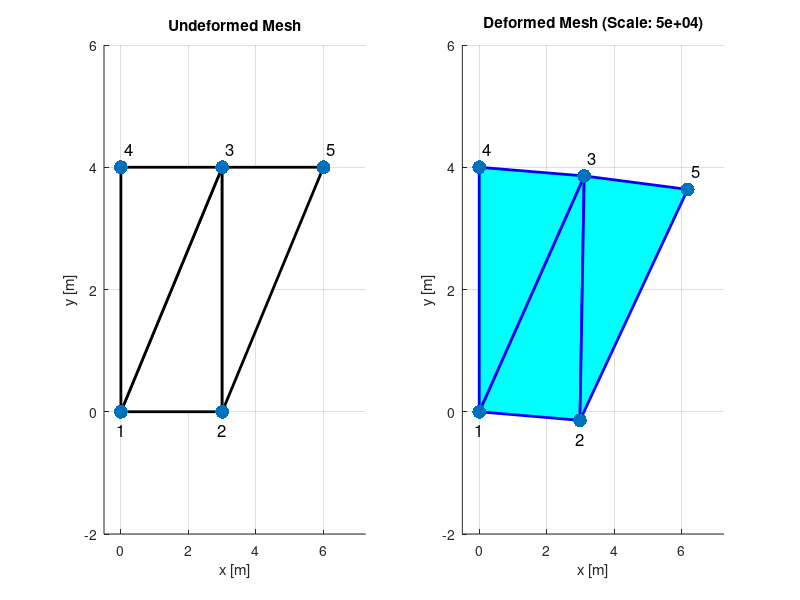

This chart was generated by the following MATLAB code:
%% Problem 2: 2D Elasticity with 3 Triangular Elements
clear; clc; close all;

%% Material Properties and Parameters
E = 200e9;              % Young's modulus [Pa]
nu = 0.25;              % Poisson's ratio
t = 0.015;              % Thickness [m]
p0 = 2000;              % Applied pressure [N/m]

% Domain dimensions
a = 3;                  % Width [m]
b = 4;                  % Height [m]

%% Node Coordinates (5 nodes)
nodes = [0,   0;        % Node 1
         a,   0;        % Node 2  
         a,   b;        % Node 3
         0,   b;        % Node 4
         2*a, b];       % Node 5 at (2a,b) = (6,4)

%% Element Connectivity (3 elements)
elements = [1, 2, 3;    % Element 1: nodes 1-2-3 (same as Problem 1)
            3, 4, 1;    % Element 2: nodes 3-4-1 (same as Problem 1)  
            2, 5, 3];   % Element 3: nodes 2-5-3 (new element)

%% Constitutive Matrix for Plane Stress
C = (E/(1-nu^2)) * [1,  nu, 0;
                    nu, 1,  0;
                    0,  0,  (1-nu)/2];

%% Master Element B-hat Matrix  
B_hat = [-1,  1,  0;
         -1,  0,  1];

%% Strain-Displacement Matrix in Master Element
D_phi_hat = [-1,  1,  0,  0,  0,  0;
              0,  0,  0, -1,  0,  1;
             -1,  0,  1, -1,  1,  0];

%% Initialize Global Stiffness Matrix and Force Vector
num_nodes = size(nodes, 1);
num_dofs = 2 * num_nodes;
K_global = zeros(num_dofs);
F_global = zeros(num_dofs, 1);

%% Assemble Element Stiffness Matrices
for e = 1:size(elements, 1)
    % Get element nodes
    elem_nodes = elements(e, :);
    
    % Element node coordinates
    x_elem = nodes(elem_nodes, 1);
    y_elem = nodes(elem_nodes, 2);
    X_elem = [x_elem, y_elem];
    
    % Calculate Jacobian matrix
    J = B_hat * X_elem;
    det_J = det(J);
    
    fprintf('Element %d: det(J) = %.2f\n', e, det_J);
    
    if det_J <= 0
        error('Negative or zero Jacobian determinant in element %d', e);
    end
    
    % Inverse Jacobian
    J_inv = inv(J);
    
    % Transform master element matrix to physical element
    % B_physical = J_inv * B_hat
    B_phys = J_inv * B_hat;
    
    % Form physical strain-displacement matrix
    D_phi_phys = zeros(3, 6);
    D_phi_phys(1, 1:3) = B_phys(1, :);  % du/dx
    D_phi_phys(2, 4:6) = B_phys(2, :);  % dv/dy
    D_phi_phys(3, 1:3) = B_phys(2, :);  % du/dy
    D_phi_phys(3, 4:6) = B_phys(1, :);  % dv/dx
    
    % Element stiffness matrix (using Gaussian quadrature weight 0.5 for triangle)
    K_elem = t * D_phi_phys' * C * D_phi_phys * det_J * 0.5;
    
    % Assembly into global matrix
    % Use same DOF ordering as q1: {u1,u2,u3,u4,u5,v1,v2,v3,v4,v5}
    % For element with nodes [n1,n2,n3], element DOFs are [u_n1,u_n2,u_n3,v_n1,v_n2,v_n3]
    elem_dofs = zeros(1, 6);
    for i = 1:3
        node = elem_nodes(i);
        elem_dofs(i) = node;                % u DOF (positions 1-5)
        elem_dofs(i+3) = node + num_nodes;  % v DOF (positions 6-10)
    end
    
    % Add element contribution to global matrix
    for i = 1:6
        for j = 1:6
            K_global(elem_dofs(i), elem_dofs(j)) = ...
                K_global(elem_dofs(i), elem_dofs(j)) + K_elem(i, j);
        end
    end
end

%% Apply Triangular Load on Edge 2-5
% Calculate edge 2-5 properties
edge_vec = nodes(5,:) - nodes(2,:);  % Edge vector (3, 4)
edge_length = norm(edge_vec);         % Length = 5m
edge_normal = [edge_vec(2), -edge_vec(1)] / edge_length;  % Outward normal vector (4/5, -3/5)

% Triangular load: 0 at node 2, p0 at node 5
% Equivalent nodal forces for triangular distribution
F_node2_mag = (1/6) * p0 * edge_length;  % 1667 N
F_node5_mag = (1/3) * p0 * edge_length;  % 3333 N

% Apply forces in outward normal direction (southeast)
% DOF ordering: {u1,u2,u3,u4,u5,v1,v2,v3,v4,v5}
F_global(2) = F_node2_mag * edge_normal(1);      % F_x at node 2: +1333 N
F_global(2+num_nodes) = F_node2_mag * edge_normal(2);  % F_y at node 2: -1000 N
F_global(5) = F_node5_mag * edge_normal(1);      % F_x at node 5: +2667 N  
F_global(5+num_nodes) = F_node5_mag * edge_normal(2);  % F_y at node 5: -2000 N

fprintf('Applied triangular load on edge 2-5:\n');
fprintf('Node 2: Fx = %.0f N, Fy = %.0f N\n', F_global(2), F_global(2+num_nodes));
fprintf('Node 5: Fx = %.0f N, Fy = %.0f N\n', F_global(5), F_global(5+num_nodes));

%% Display Global Matrices
fprintf('\n=== GLOBAL STIFFNESS MATRIX ===\n');
disp(K_global);

fprintf('\n=== GLOBAL LOAD VECTOR ===\n');
disp(F_global');

%% Apply Boundary Conditions
% Fixed nodes: 1 and 4 (u=0, v=0)
% DOF ordering: {u1,u2,u3,u4,u5,v1,v2,v3,v4,v5}
fixed_dofs = [1, 4, 1+num_nodes, 4+num_nodes];  % u1, u4, v1, v4
free_dofs = setdiff(1:num_dofs, fixed_dofs);

%% Solve Reduced System
K_reduced = K_global(free_dofs, free_dofs);
F_reduced = F_global(free_dofs);

u_reduced = K_reduced \ F_reduced;

%% Reconstruct Full Displacement Vector
u_global = zeros(num_dofs, 1);
u_global(free_dofs) = u_reduced;

%% Extract Nodal Displacements
u_nodes = u_global(1:num_nodes);              % u displacements
v_nodes = u_global(num_nodes+1:2*num_nodes);  % v displacements

%% Display Results
fprintf('\n=== NODAL DISPLACEMENTS ===\n');
for i = 1:num_nodes
    fprintf('Node %d: u = %.3e m, v = %.3e m\n', i, u_nodes(i), v_nodes(i));
end

%% Post-Processing: Calculate Strains and Stresses
fprintf('\n=== ELEMENT STRAINS AND STRESSES ===\n');

for e = 1:size(elements, 1)
    % Get element nodes and displacements
    elem_nodes = elements(e, :);
    
    % Element displacement vector
    % Extract nodal displacements for this element
    u_elem = zeros(6, 1);  % [u1, u2, u3, v1, v2, v3] for element nodes
    for i = 1:3
        node = elem_nodes(i);
        u_elem(i) = u_global(node);                % u displacement
        u_elem(i+3) = u_global(node + num_nodes);  % v displacement
    end
    
    % Element node coordinates
    x_elem = nodes(elem_nodes, 1);
    y_elem = nodes(elem_nodes, 2);
    X_elem = [x_elem, y_elem];
    
    % Calculate Jacobian matrix
    J = B_hat * X_elem;
    det_J = det(J);
    J_inv = inv(J);
    
    % Transform master element matrix to physical element
    B_phys = J_inv * B_hat;
    
    % Form physical strain-displacement matrix
    D_phi_phys = zeros(3, 6);
    D_phi_phys(1, 1:3) = B_phys(1, :);  % du/dx
    D_phi_phys(2, 4:6) = B_phys(2, :);  % dv/dy
    D_phi_phys(3, 1:3) = B_phys(2, :);  % du/dy
    D_phi_phys(3, 4:6) = B_phys(1, :);  % dv/dx
    
    % Calculate strains using physical strain-displacement matrix
    strains = D_phi_phys * u_elem;
    
    % Calculate stresses
    stresses = C * strains;
    
    fprintf('\nElement %d:\n', e);
    fprintf('  Strains: ε_xx = %.3e, ε_yy = %.3e, γ_xy = %.3e\n', ...
            strains(1), strains(2), strains(3));
    fprintf('  Stresses: σ_xx = %.3f MPa, σ_yy = %.3f MPa, τ_xy = %.3f MPa\n', ...
            stresses(1)/1e6, stresses(2)/1e6, stresses(3)/1e6);
end

%% Visualization
figure('Position', [100, 100, 800, 400]);

% Plot undeformed mesh
subplot(1,2,1);
hold on;
for e = 1:size(elements, 1)
    elem_nodes = elements(e, :);
    x_elem = nodes(elem_nodes, 1);
    y_elem = nodes(elem_nodes, 2);
    patch(x_elem, y_elem, 'w', 'EdgeColor', 'k', 'LineWidth', 2);
end
scatter(nodes(:,1), nodes(:,2), 100, 'ro', 'filled');
for i = 1:num_nodes
    if nodes(i,2) == 0  % Bottom nodes
        text(nodes(i,1), nodes(i,2)-0.3, sprintf('%d', i), 'FontSize', 12, 'HorizontalAlignment', 'center');
    else  % Other nodes
        text(nodes(i,1)+0.1, nodes(i,2)+0.3, sprintf('%d', i), 'FontSize', 12);
    end
end
title('Undeformed Mesh');
xlabel('x [m]'); ylabel('y [m]');
xrange = [-0.5, 7.25];
yrange = [-2, 6];
xlim(xrange); ylim(yrange); grid on;

% Plot deformed mesh (scaled)
subplot(1,2,2);
scale = 5e4;  % Amplification factor
deformed_nodes = nodes + scale * [u_nodes, v_nodes];

hold on;
for e = 1:size(elements, 1)
    elem_nodes = elements(e, :);
    x_elem = deformed_nodes(elem_nodes, 1);
    y_elem = deformed_nodes(elem_nodes, 2);
    patch(x_elem, y_elem, 'c', 'EdgeColor', 'b', 'LineWidth', 2);
end
scatter(deformed_nodes(:,1), deformed_nodes(:,2), 100, 'bo', 'filled');
for i = 1:size(deformed_nodes, 1)
    if nodes(i,2) == 0  % Bottom nodes (check original position)
        text(deformed_nodes(i,1), deformed_nodes(i,2)-0.3, sprintf('%d', i), 'FontSize', 12, 'HorizontalAlignment', 'center');
    else  % Other nodes
        text(deformed_nodes(i,1)+0.1, deformed_nodes(i,2)+0.3, sprintf('%d', i), 'FontSize', 12);
    end
end
title(sprintf('Deformed Mesh (Scale: %.0e)', scale));
xlabel('x [m]'); ylabel('y [m]');
% Set axis limits to maintain aspect ratio and show all content
x_range = max(deformed_nodes(:,1)) - min(deformed_nodes(:,1));
y_range = max(deformed_nodes(:,2)) - min(deformed_nodes(:,2));
x_center = (max(deformed_nodes(:,1)) + min(deformed_nodes(:,1))) / 2;
y_center = (max(deformed_nodes(:,2)) + min(deformed_nodes(:,2))) / 2;
max_range = max(x_range, y_range) * 1.2;  % Add 20% padding
xlim(xrange); ylim(yrange);
grid on;

% Export figure at 300 DPI
print('q2_mesh_analysis', '-dpng', '-r300');
